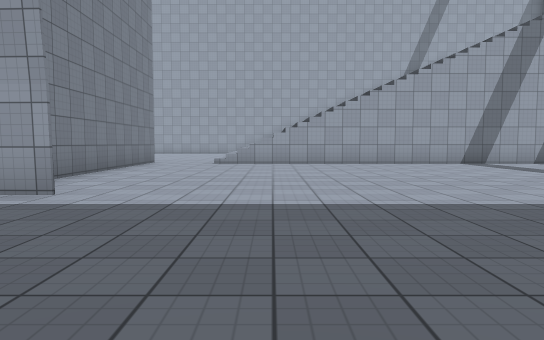
[1] (above)

24 first-person views from a walk through a scene from a Unity 3-D project. The camera is 1.2 m above the floor, tilts 4° down and sees 70° across. The floor is counted in squares, 2 m on a side. Each view is taken from the middle of a square. On the plan, view 1 faces up. The plan holds only what a view shows up to about 11 squares ahead; the rest is blank. The place goes on beyond the plan. The player character is not drawn. Surface patterns are stand-ins for the level's own textures.

[2]
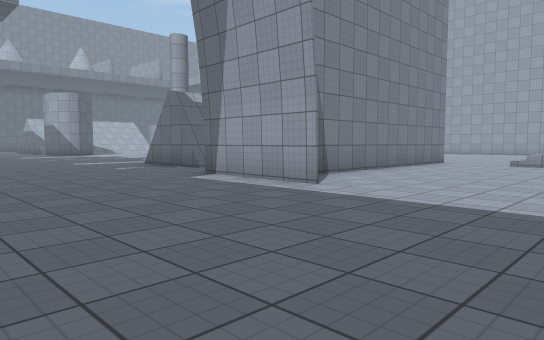

[3]
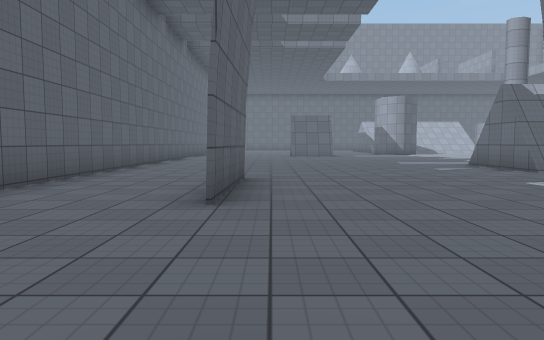

[4]
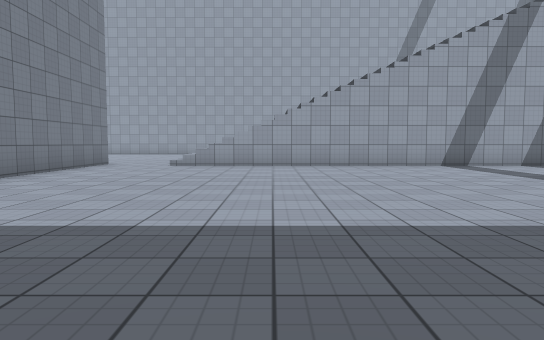

[5]
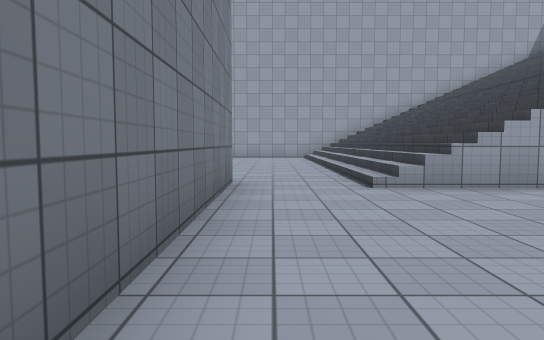

[6]
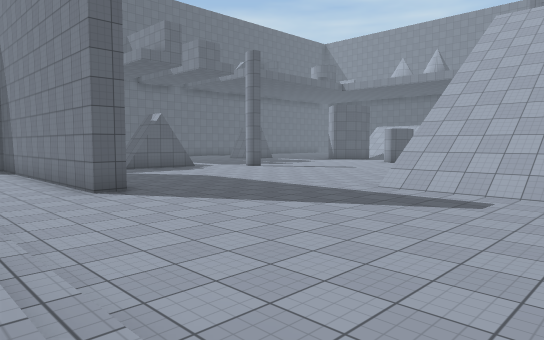

[7]
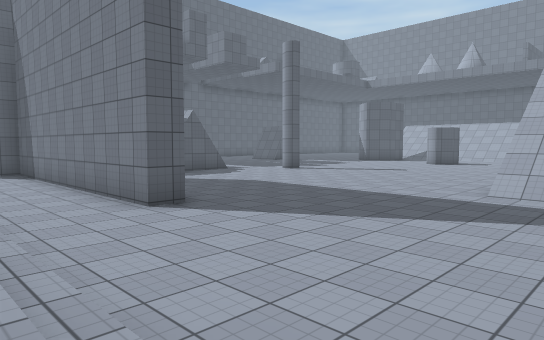

[8]
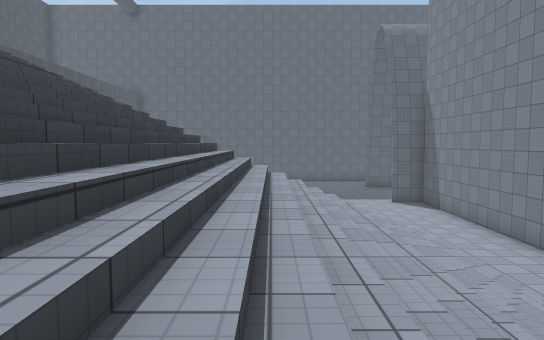

[9]
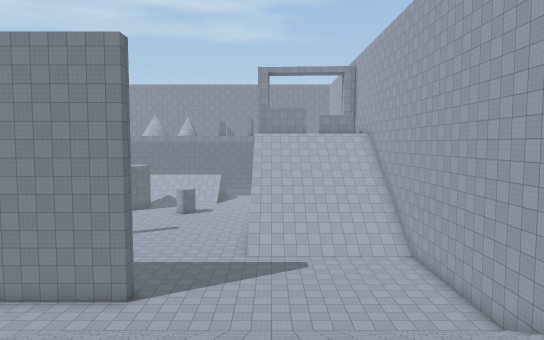

[10]
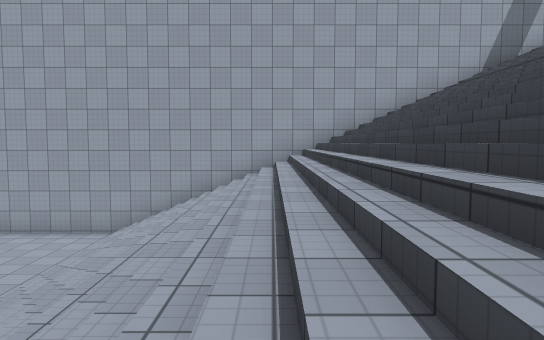

[11]
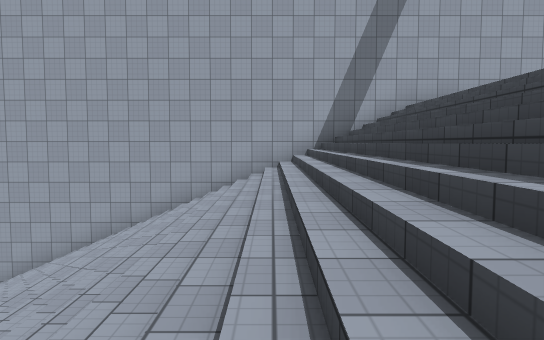

[12]
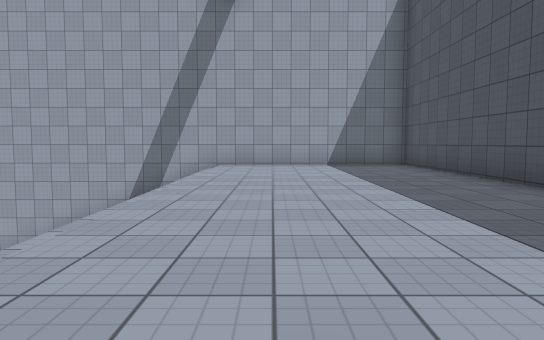

[13]
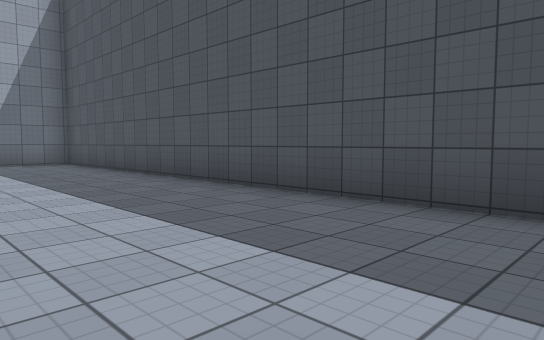

[14]
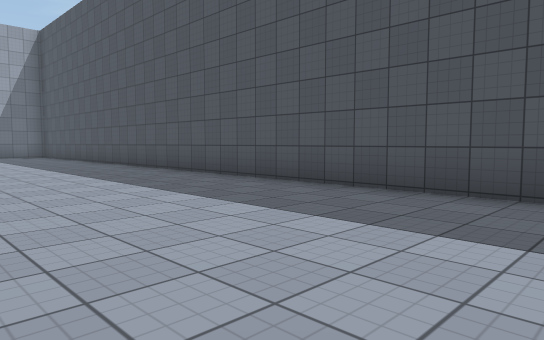

[15]
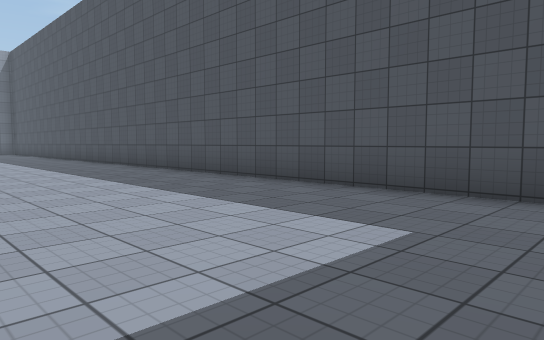

[16]
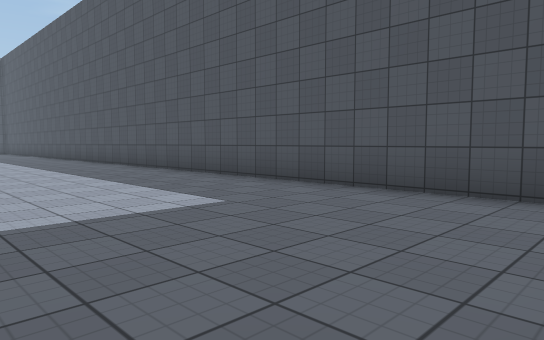

[17]
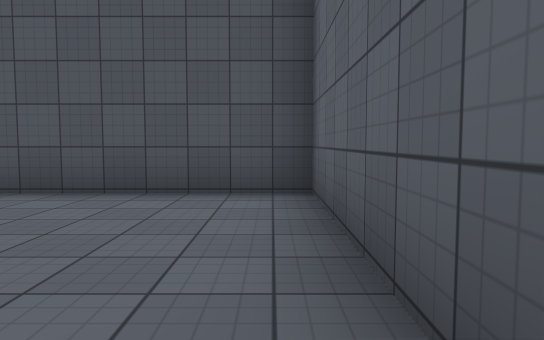

[18]
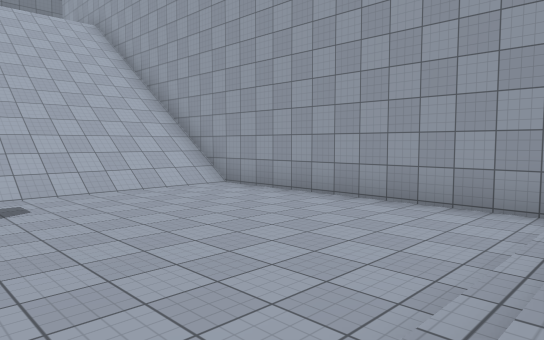

[19]
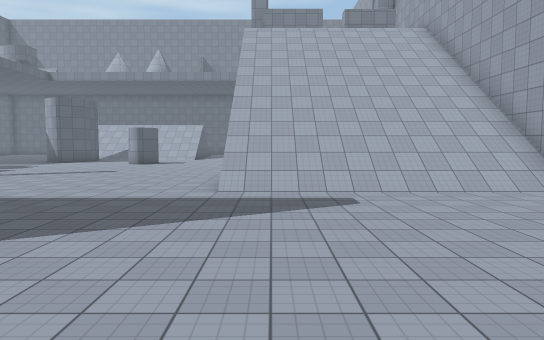

[20]
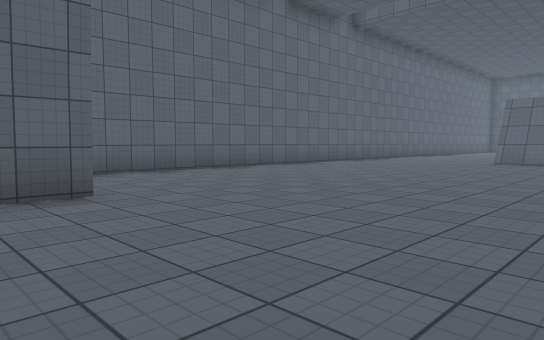

[21]
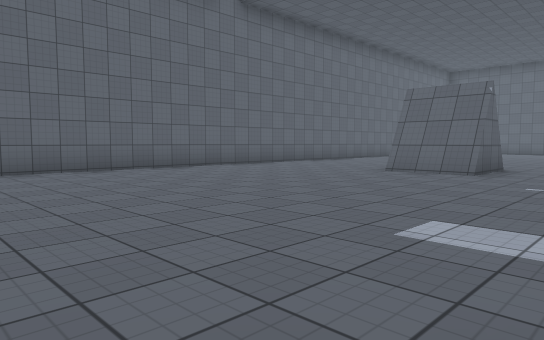

[22]
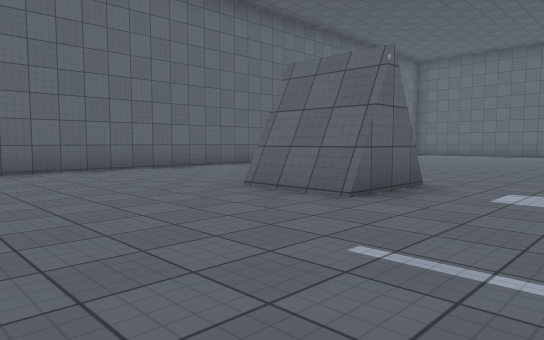

[23]
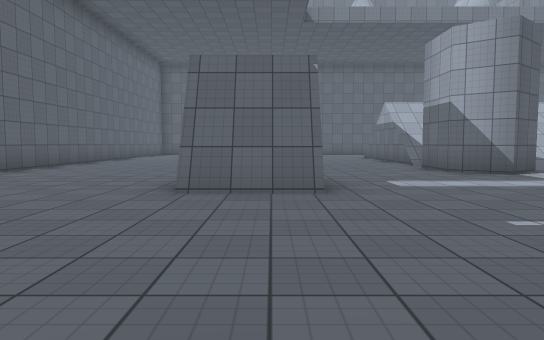

[24]
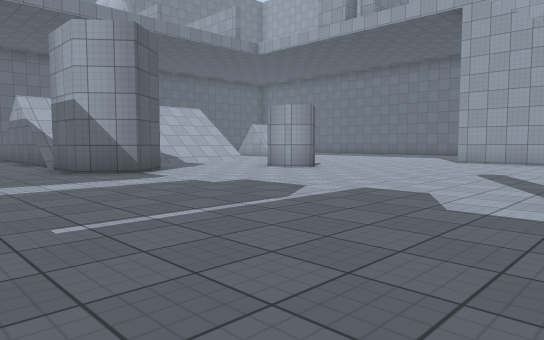

### Floor plan
Key: @ floor where view 1 was taken; # wall or solid block; . main floor; : floor 10 m higher than the main floor; / step, stairs or slope; v drop or lower ground.
Columns run from 24 left of view 1 to 15 right of it. Each row starts with its distance up from view 1.
 22             ############################
 21             /////......///////////:::::#
 20            //////......///////////:::::#
 19           ///////......///////////:::::#
 18           ///////......///////////:::::#
 17           ///////......///////////:::::#
 16           ///////......///////////:::::#
 15          #vvvvv#/......///////////:::::#
 14         ...............///////////:::::#
 13        ................///////// /:::::#
 12       ................./////////  :::::#
 11       #.............#..#vvvvvvvvv  ::::#
 10     ..#.............#...........   ::::#
  9     ..........  ... #...........   ::::#
  8     .........       #..........    ::::#
  7      #.......       #.........    :::::#
  6  //.##........ ###  #.........    :::::#
  5  ..................###.......     :::::#
  4   ..........................      :::::#
  3 ...........................        ::::#
  2 .......##..................       :::::#
  1 .....   #.................        :::::#
  0     ....................@.        :::::#
 -1   .................###...         :::::#
 -2   ......................          :::::#
 -3   ....................            :::::#
 -4   ###################              #####

Where each view was taken, in squares from view 1:
view 1: 0 up, 0 right, facing up
view 2: 0 up, 1 right, facing up-left
view 3: 0 up, 1 right, facing left
view 4: 1 up, 1 right, facing up
view 5: 6 up, 3 left, facing up
view 6: 19 up, 1 left, facing down-left
view 7: 17 up, 1 left, facing down-left
view 8: 19 up, 2 right, facing down
view 9: 16 up, 7 right, facing left
view 10: 12 up, 2 right, facing up
view 11: 12 up, 6 right, facing up
view 12: 11 up, 11 right, facing up
view 13: 10 up, 11 right, facing up-right
view 14: 4 up, 10 right, facing up-right
view 15: 1 down, 10 right, facing up-right
view 16: 3 down, 10 right, facing up-right
view 17: 3 down, 10 right, facing right
view 18: 16 up, 1 left, facing up-left
view 19: 16 up, 1 left, facing left
view 20: 4 up, 4 left, facing down-left
view 21: 5 up, 8 left, facing down-left
view 22: 5 up, 12 left, facing down-left
view 23: 2 up, 11 left, facing left
view 24: 3 up, 11 left, facing up-left
